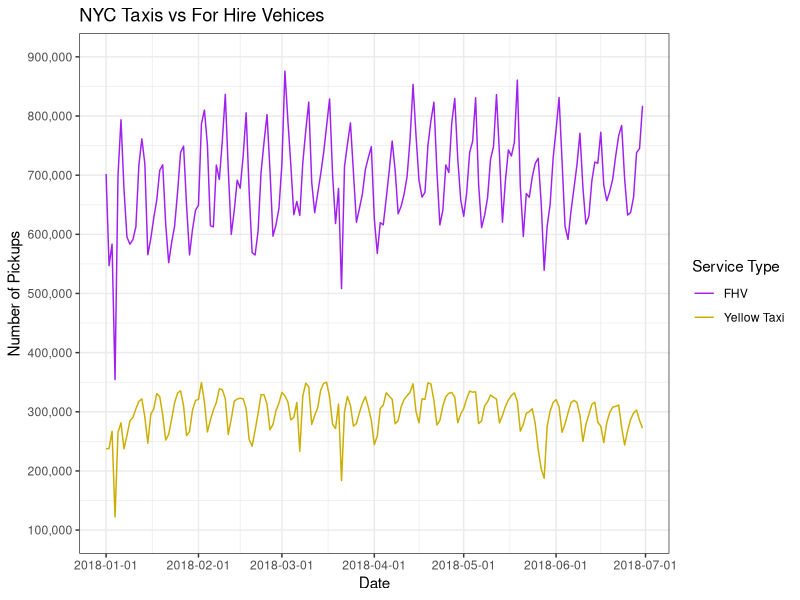

Reproduce this figure in R.
library(ggplot2)
library(dplyr)

## Reads in the data, and allows the data to be used by ggplot
transport_data <- read.csv("data/final_reformat.csv", stringsAsFactors = FALSE, header = TRUE)
correct_class <-  transport_data %>% mutate(Date = as.Date(Date)) %>%
  mutate(FHV = as.numeric(FHV)) %>% mutate(Yellow = as.numeric(Yellow))
View(correct_class)
## Plots the data as lines on a single plot, with For Hire Vehicles
## being represented by the purple line, and Yellow Taxis being represented
## by the yellow line
basic_plot <- ggplot(correct_class, aes(x = Date)) +
  geom_line(aes(y = FHV, color = "FHV")) +
  geom_line(aes(y = Yellow, color = "Yellow Taxi")) +
  scale_colour_manual(values=c("purple", "gold3")) +
  theme_bw() +
  labs(title = "NYC Taxis vs For Hire Vehices", y = "Number of Pickups", 
       color = "Service Type") +
  scale_x_date(date_breaks = "1 month") +
  scale_y_continuous(limits = c(100000, 900000),
       breaks = seq(from = 100000, to = 900000, by = 100000),
       labels = scales::comma)

basic_plot
